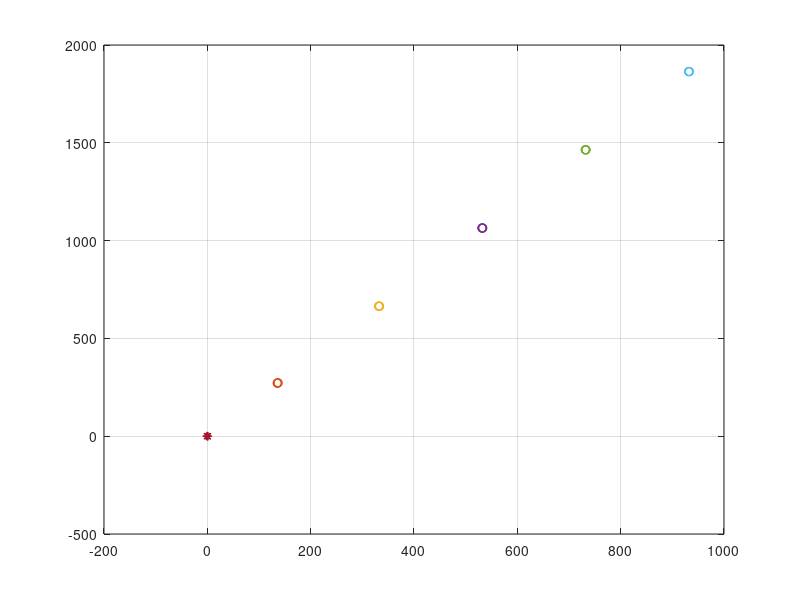

This chart was generated by the following MATLAB code:
s1 = sin(2*pi/5);
s2 = sin(4*pi/5);
c1 = cos(2*pi/5);
c2 = cos(pi/5);
V = [0 1;-s1 c1;-s2 -c2;s2 -c2;s1 c1];
d12 = sqrt(2*(1-c1));
% d12 = d15 = d23 = d34 = d45
d13 = sqrt(2*(1+c2));
% d13 = d14
dij = [d12 d13 d13 d12 d12 d12 d12];
v_hat = zeros(5,2);
v_hat_n = zeros(5,2);
delta = 1;
kv = 1;
alpha = 10;
T = 0.01;
v0 = [1 2];

q0 = zeros(5,2);
qout = zeros(1000,5,2);
for i = 1:5
    q0(i,:) = [V(i,:)+delta*(rand(1,2)-0.5*ones(1,2))];
end
q = q0;

for t = 1:1000

    Rq = [(q(1,:)-q(2,:)) (q(2,:)-q(1,:)) zeros(1,6);
          (q(1,:)-q(3,:)) zeros(1,2) (q(3,:)-q(1,:)) zeros(1,4);
          (q(1,:)-q(4,:)) zeros(1,4) (q(4,:)-q(1,:)) zeros(1,2);
          (q(1,:)-q(5,:)) zeros(1,6) (q(5,:)-q(1,:));
          zeros(1,2) (q(2,:)-q(3,:)) (q(3,:)-q(2,:)) zeros(1,4);
          zeros(1,4) (q(3,:)-q(4,:)) (q(4,:)-q(3,:)) zeros(1,2);
          zeros(1,6) (q(4,:)-q(5,:)) (q(5,:)-q(4,:))];

    qij = [norm((q(1,:)-q(2,:))) norm((q(1,:)-q(3,:))) norm((q(1,:)-q(4,:))) ...
        norm((q(1,:)-q(5,:))) norm((q(2,:)-q(3,:))) norm((q(3,:)-q(4,:))) norm((q(4,:)-q(5,:)))];

    e = qij - dij;

    z = e.*(e+2*dij);
   
    v_hat_n(1,:) = v_hat(1,:) - alpha*(v_hat(1,:)-v_hat(2,:) + v_hat(1,:)-v_hat(3,:) + v_hat(1,:)-v_hat(4,:) + v_hat(1,:)-v_hat(5,:))*T;
    v_hat_n(2,:) = v_hat(2,:) - alpha*(v_hat(2,:)-v_hat(1,:) + v_hat(2,:)-v_hat(3,:) + v_hat(2,:) - v0)*T;
    v_hat_n(3,:) = v_hat(3,:) - alpha*(v_hat(3,:)-v_hat(1,:) + v_hat(3,:)-v_hat(2,:) + v_hat(3,:)-v_hat(4,:))*T;
    v_hat_n(4,:) = v_hat(4,:) - alpha*(v_hat(4,:)-v_hat(1,:) + v_hat(4,:)-v_hat(3,:) + v_hat(4,:)-v_hat(5,:))*T;
    v_hat_n(5,:) = v_hat(5,:) - alpha*(v_hat(5,:)-v_hat(1,:) + v_hat(5,:)-v_hat(4,:))*T;
    v_hat = v_hat_n;
    u = zeros(5,2);
    Rqt = Rq';
    for i = 1:5
        sum = 0;
        for j = 1:7
            sum = sum + Rqt(2*(i-1)+1:2*(i-1)+2,j)*z(j);
        end
        u(i,:) = -kv*sum';
    end

    q = q+u*T+v_hat;
    qout(t,:,:) = q;
end


figure(1)
plot(qout(1,:,1),qout(1,:,2),'.');
hold on
grid on
% for t = 2:1000
%     plot(qout(t,:,1),qout(t,:,2),'.');
% end
plot(qout(200,:,1),qout(200,:,2),'o');
plot(qout(400,:,1),qout(400,:,2),'o');
plot(qout(600,:,1),qout(600,:,2),'o');
plot(qout(800,:,1),qout(800,:,2),'o');
plot(qout(end,:,1),qout(end,:,2),'o');
plot(q0(:,1),q0(:,2),'*');
hold off
